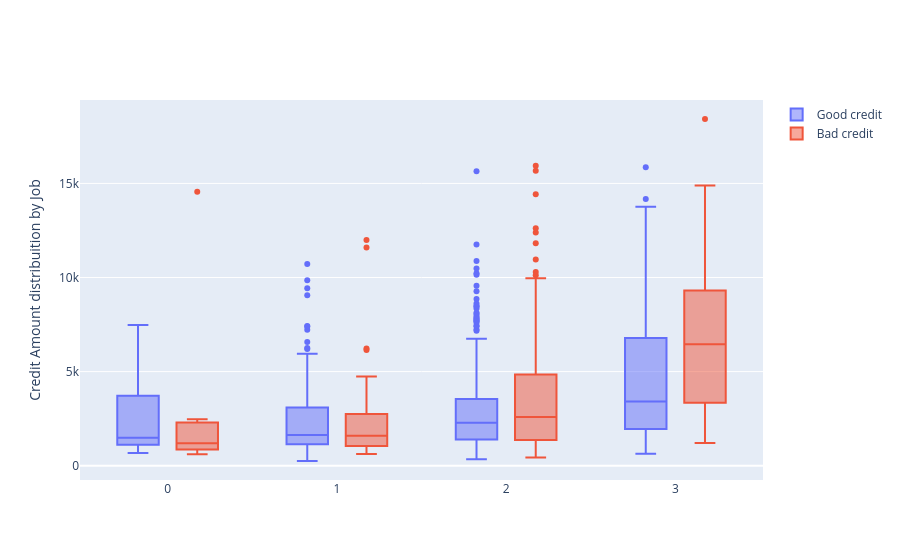

The notebook cell saved with this chart:
### Code cell
trace0 = go.Box(
    x=df_good["Job"],
    y=df_good["Credit amount"],
    name='Good credit'
)

trace1 = go.Box(
    x=df_bad['Job'],
    y=df_bad['Credit amount'],
    name='Bad credit'
)
    
data = [trace0, trace1]

layout = go.Layout(
    yaxis=dict(
        title='Credit Amount distribuition by Job'
    ),
    boxmode='group'
)
fig = go.Figure(data=data, layout=layout)

py.iplot(fig, filename='box-age-cat')

### Figure 1 — Plotly figure (JSON) as saved in the notebook; plotly's stock layout.template omitted (floating-point values rounded to 4 significant figures; data arrays with more than 128 entries replaced by an {"elided": "..."} marker saying what was removed)
{"data": [{"name": "Good credit", "type": "box", "x": {"elided": "700 int values"}, "y": {"elided": "700 int values"}}, {"name": "Bad credit", "type": "box", "x": {"elided": "300 int values"}, "y": {"elided": "300 int values"}}], "layout": {"autosize": true, "boxmode": "group", "xaxis": {"autorange": true, "range": [-0.514, 3.514], "type": "linear"}, "yaxis": {"autorange": true, "range": [-759.7, 19430.0], "title": {"text": "Credit Amount distribuition by Job"}, "type": "linear"}}}
